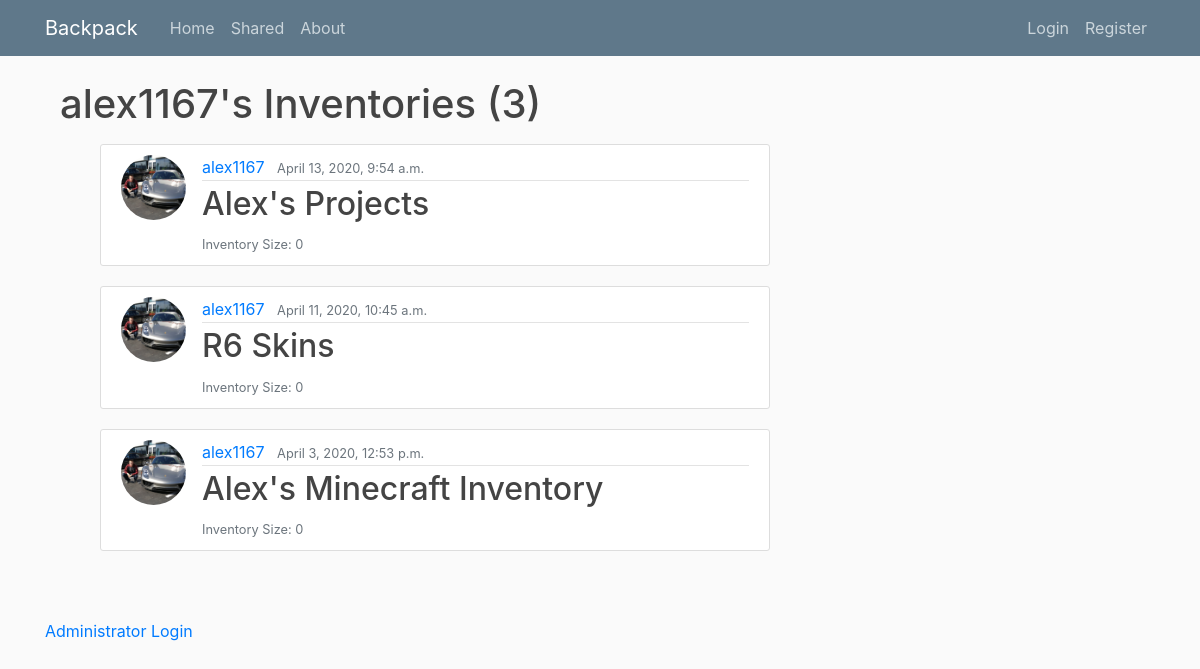
The page /user/alex1167 on the database as committed earlier.
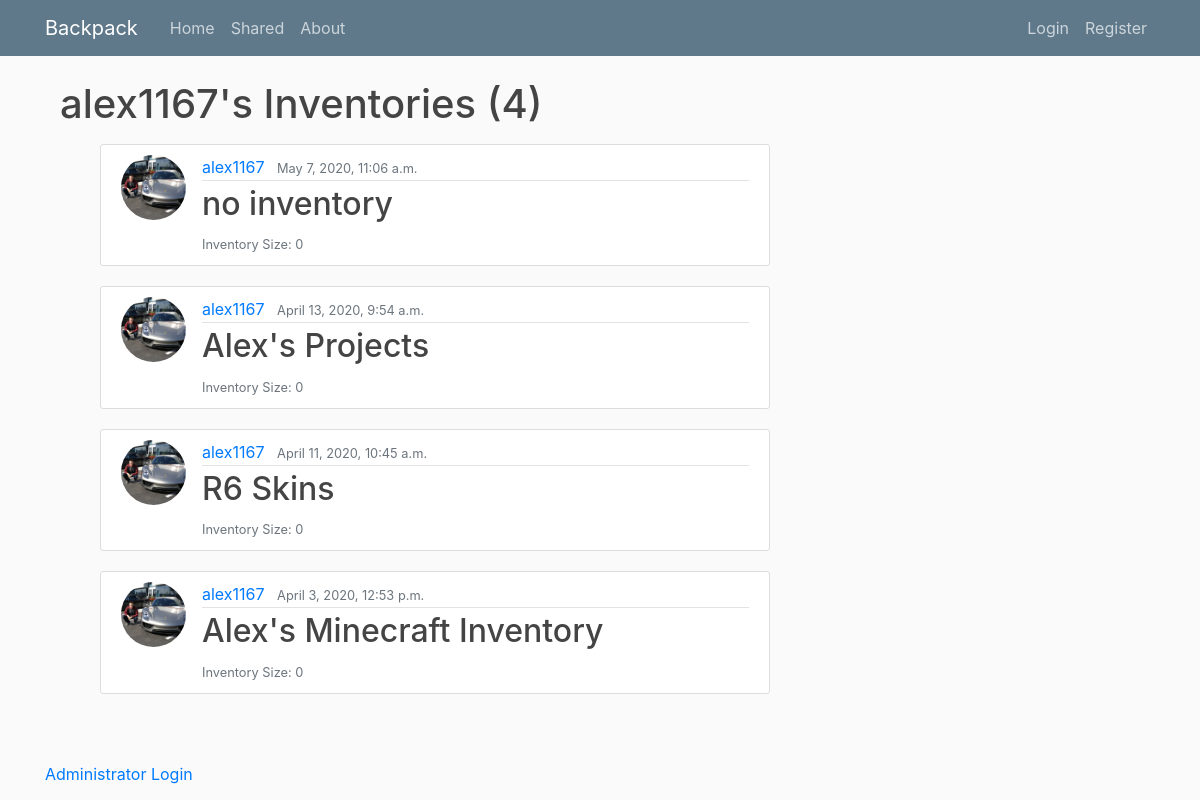
The same page on the database as committed later.
### inv_manage/models.py (models this page shows, shortened)
class Inventory(models.Model):
    name = models.CharField(max_length = 100)
    date_created = models.DateTimeField(auto_now_add = True)
    inv_size = models.IntegerField(default=0)
    author = models.ForeignKey(User, on_delete=models.CASCADE)

### users/models.py (models this page shows, shortened)
class Profile(models.Model):
    user = models.OneToOneField(User, on_delete=models.CASCADE)
    image = models.ImageField(default='profile_pics/default.jpg', upload_to='profile_pics')

### inv_manage/views.py (the view)
# urls.py: path('user/<str:username>', UserInvListView.as_view(), name='inv_manage-user_invs'),
class UserInvListView(ListView):
    model = Inventory
    template_name = 'inv_manage/user_invs.html'
    context_object_name = 'Inventories'
    paginate_by = 5
    def get_queryset(self):
        user = get_object_or_404(User, username=self.kwargs.get('username'))
        return Inventory.objects.filter(author=user).order_by('-date_created')

### inv_manage/templates/inv_manage/user_invs.html (shortened to what this page needs)
{% extends 'inv_manage/layout.html' %} {% block content %}
<h1 class="mb-3">{{ view.kwargs.username }}'s Inventories ({{ page_obj.paginator.count }})</h1>
<h2 class="center-align"></h3>
<ul class="collection">
  {% for inv in Inventories %}
    <article class="media content-section">
      <img class="rounded-circle article-img" src="{{ inv.author.profile.image.url }}">
      <div class="media-body">
        <div class="article-metadata">
          <a class="mr-2" href="{% url 'inv_manage-user_invs' inv.author.username %}">{{ inv.author }}</a>
          <small class="text-muted">{{ inv.date_created }}</small>
        </div>
        <h2><a class="article-title" href="{% url 'inv_manage-detail' inv.id %}">{{ inv.name }}</a></h2>
        <small class="text-muted">Inventory Size: {{ inv.inv_size }}</small>
      </div>
    </article>
  {% endfor %}
</ul>
{% endblock %}

### inv_manage/templates/inv_manage/layout.html (shortened to what this page needs)
{% load static %}
<!DOCTYPE html>
<html lang="en">
  <head>
    <link
      rel="stylesheet"
      href="https://stackpath.bootstrapcdn.com/bootstrap/4.4.1/css/bootstrap.min.css"
    />
    <link
      rel="stylesheet"
      type="text/css"
      href="{% static 'inv_manage/main.css' %}"
    />
  </head>
  <body>
    <header class="site-header">
      <nav class="navbar navbar-expand-md navbar-dark bg-steel fixed-top">
        <div class="container">
          <a class="navbar-brand mr-4" href="/">Backpack</a>
          <div class="collapse navbar-collapse" id="navbarToggle">
            <div class="navbar-nav mr-auto">
              <a class="nav-item nav-link" href="/">Home</a>
              <a class="nav-item nav-link" href="{% url 'inv_manage-shared' %}"
                >Shared</a
              >
              <a class="nav-item nav-link" href="{% url 'inv_manage-about' %}"
                >About</a
              >
            </div>
            <div class="navbar-nav">
              {% if user.is_authenticated %}
              <a class="nav-item nav-link" href="{% url 'inv_manage-create' %}"
                >New Inventory</a
              >
              <a class="nav-item nav-link" href="{% url 'profile' %}"
                >Profile</a
              >
              <a class="nav-item nav-link" href="{% url 'logout' %}">Logout</a>
              {% else %}
              <a class="nav-item nav-link" href="{% url 'login' %}">Login</a>
              <a class="nav-item nav-link" href="{% url 'register' %}"
                >Register</a
              >
              {% endif %}
            </div>
          </div>
        </div>
      </nav>
    </header>
    <div class="container">
      <div>
        <main role="main" class="container">
          <div class="row">
            <div class="col-md-8">
               {% block content %}{% endblock %}
            </div>
          </div>
        </main>
      </div>
      <a style="display: block;" class="center-align pt-5" href="/admin"
        >Administrator Login</a
      >
    </div>
  </body>
</html>

### inv_manage/static/inv_manage/main.css (style rules this page uses)
body { background: #fafafa; color: #333333; margin-top: 5rem; }
h1, h2, h3, h4, h5, h6 { color: #444444; }
ul { margin: 0; }
.bg-steel { background-color: #5f788a; }
.site-header .navbar-nav .nav-link { color: #cbd5db; }
.content-section { background: #ffffff; padding: 10px 20px; border: 1px solid #dddddd; border-radius: 3px; margin-bottom: 20px; }
.article-title { color: #444444; }
.article-img { height: 65px; width: 65px; margin-right: 16px; }
.article-metadata { padding-bottom: 1px; margin-bottom: 4px; border-bottom: 1px solid #e3e3e3; }

Rows that differ between the two databases and show on the page:
added Inventory: author.profile.image (picture), author "alex1167", date_created "May 7, 2020, 11:06 a.m.", name "no inventory", inv_size "0"
Other text that changed with them:
{{ page_obj.paginator.count }}: "3" → "4"
